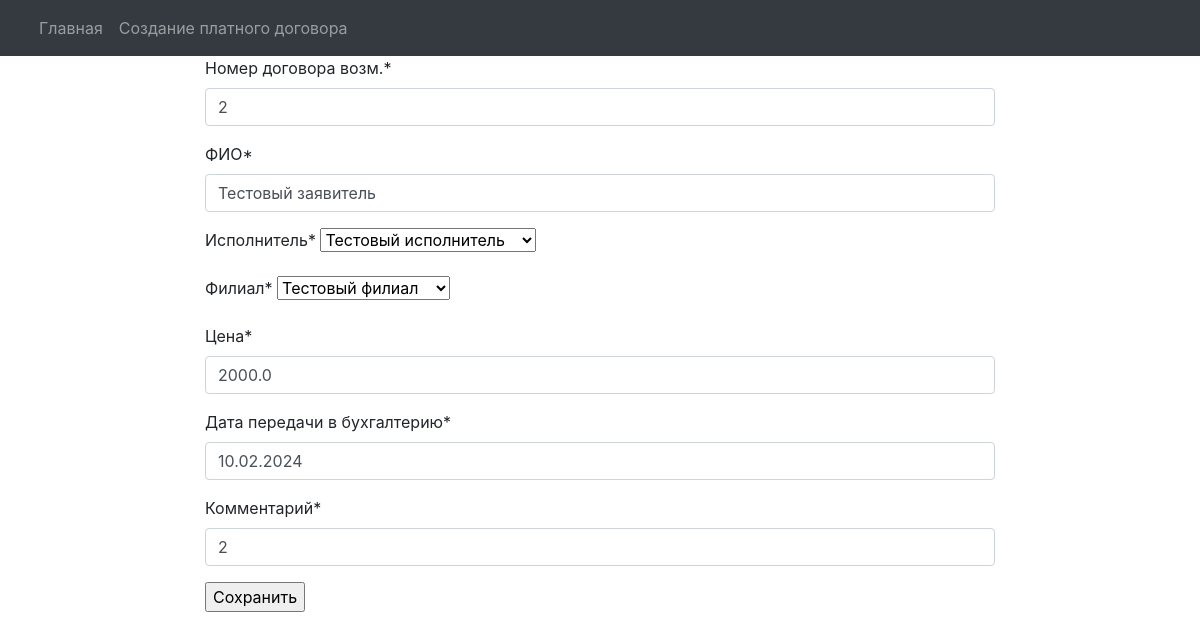
The app's page /paid_departure/filials/orders/edit/1/, older data.
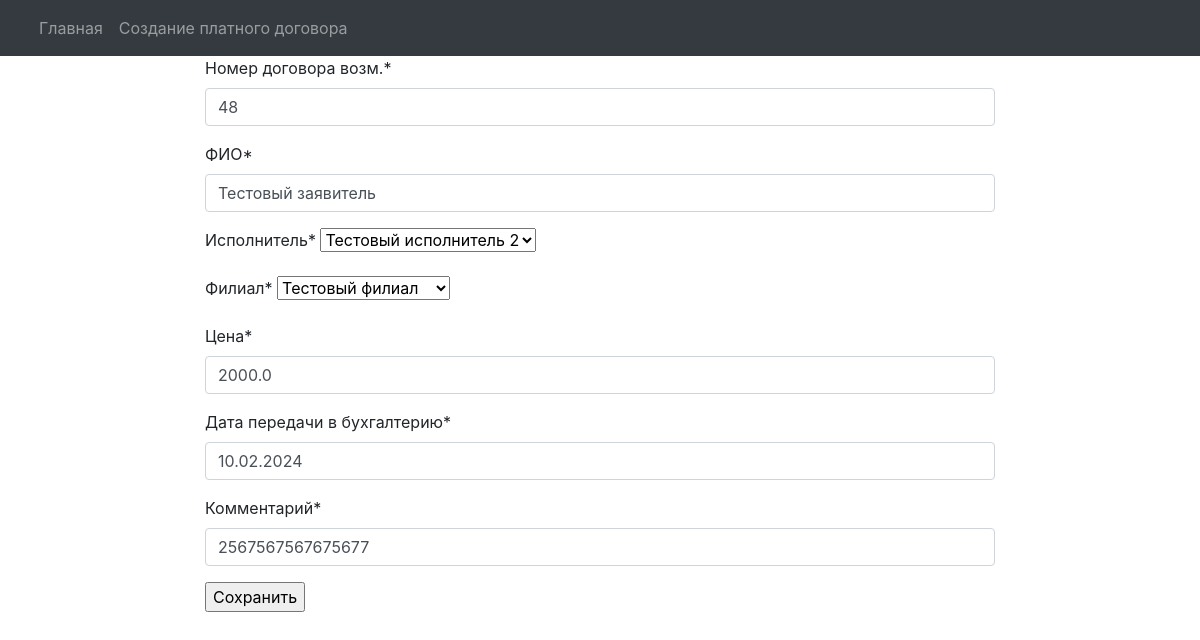
The same page, newer data.
### engine/models.py (models this page shows)
class Reestr_oferts(models.Model):
    number_orders_vozm = models.CharField(max_length=20, blank=False, verbose_name='Номер договора возм.', db_index=True)
    fio = models.CharField(max_length=128, blank=False, verbose_name='ФИО')
    date_orders = models.DateField(auto_now_add=True, verbose_name='Дата договора')
    date_akt = models.DateField(auto_now_add=True, verbose_name='Дата акта')
    exicutor = models.ForeignKey(Exicuters, on_delete=models.PROTECT, verbose_name='Исполнитель')
    filial = models.ForeignKey(Filials, on_delete=models.PROTECT, verbose_name='Филиал')
    price = models.FloatField(max_length=10, verbose_name='Цена')
    date_buhgt = models.DateField(verbose_name='Дата передачи в бухгалтерию')
    comment = models.CharField(max_length=512, verbose_name='Комментарий')

class Exicuters(models.Model):
    fio = models.CharField(max_length=128, blank=True, verbose_name='ФИО исполнителя')
    filial = models.ForeignKey(Filials, on_delete=models.PROTECT, verbose_name='Филиал к котрому привязан исполнитель', default='Тест')
    def __str__(self):
        return self.fio

### engine/views.py (the view)
# urls.py: path('filials/orders/edit/<int:pk>/', EditOrder.as_view(), name='edit_order')
class EditOrder(UpdateView):
    model = Reestr_oferts
    form_class = CreateOrderForm
    template_name = 'orders/edit_order.html'
    success_url = '/main/'
    def get_context_data(self, *args, **kwargs):
        context = super().get_context_data(*args, **kwargs)
        context['order'] = Reestr_oferts.objects.all()
        return context

### engine/forms.py
class CreateOrderForm(ModelForm):
    class Meta:
        model = Reestr_oferts
        fields = ('number_orders_vozm', 'fio', 'exicutor', 'filial', 'price', 'date_buhgt', 'comment')

### engine/models.py (called while the page is built)
    def __str__(self):
        return self.name

### engine/templates/orders/edit_order.html (shortened to what this page needs)
{% load crispy_forms_tags %}
{% block nav %}{% include "orders/nav.html" %}{% endblock %}
<!DOCTYPE html>
<html>
<head>
    <link rel="stylesheet" href="https://stackpath.bootstrapcdn.com/bootstrap/4.1.3/css/bootstrap.min.css">
</head>
<body>
    <header class="site-header">
      <div class="row justify-content-center">
        <div class="col-8">
        <form method="post">
            {{ form|crispy }}
            <input  type="submit" value="Сохранить"/>
        </form>
      </div>
      </div>
    </header>
</body>
</html>

Row changes from the older to the newer data that the page shows:
changed Reestr_oferts "Тестовый филиал": number_orders_vozm "2" → "48"; exicutor "Тестовый исполнитель" → "Тестовый исполнитель 2"; comment "2" → "2567567567675677"
